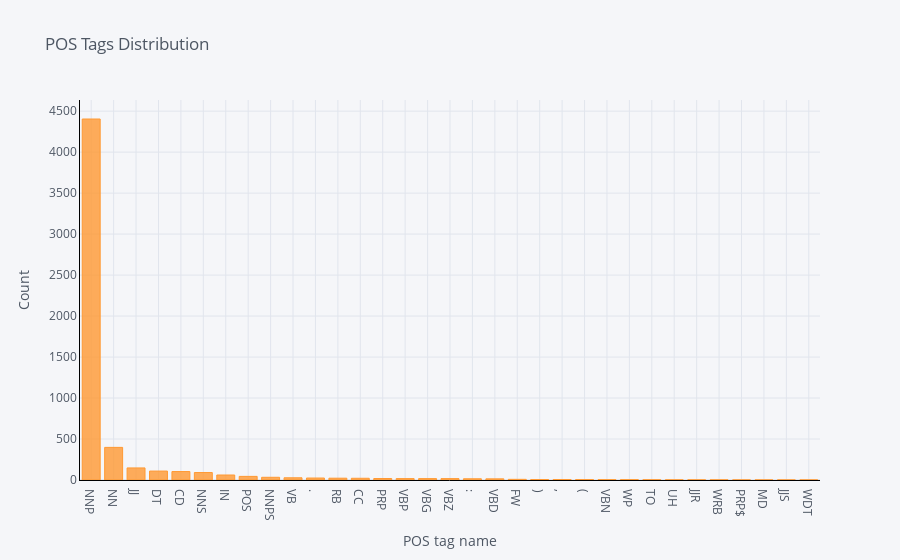

Notebook code for this chart:
### Markdown cell above
Inspecting the counts of each entity tag and the uniques, top frequency words, we conclude that roughly I-PER, I-ORG, B-PER, B-ORG have more unique words in each entity tags. It means that the terms have more variety.

### Code cell
cf.go_offline()
cf.set_config_file(offline=False, world_readable=True)
tag_df.groupby('pos').count()['term'].sort_values(ascending=False).iplot(kind='bar', yTitle='Count', linecolor='black', opacity=0.8,
                                                           title='POS Tags Distribution', xTitle='POS tag name')

### Figure 1 — Plotly figure (JSON) as saved in the notebook; plotly's stock layout.template omitted (floating-point values rounded to 4 significant figures)
{"data": [{"marker": {"color": "rgba(255, 153, 51, 0.8)", "line": {"color": "rgba(255, 153, 51, 1.0)", "width": 1}}, "name": "term", "orientation": "v", "text": "", "type": "bar", "x": ["NNP", "NN", "JJ", "DT", "CD", "NNS", "IN", "POS", "NNPS", "VB", ".", "RB", "CC", "PRP", "VBP", "VBG", "VBZ", ":", "VBD", "FW", ")", ",", "(", "VBN", "WP", "TO", "UH", "JJR", "WRB", "PRP$", "MD", "JJS", "WDT"], "y": [4404, 398, 147, 109, 103, 91, 61, 44, 33, 27, 24, 22, 21, 18, 17, 17, 17, 15, 14, 8, 6, 6, 5, 4, 4, 3, 2, 2, 2, 1, 1, 1, 1]}], "layout": {"legend": {"bgcolor": "#F5F6F9", "font": {"color": "#4D5663"}}, "paper_bgcolor": "#F5F6F9", "plot_bgcolor": "#F5F6F9", "title": {"font": {"color": "#4D5663"}, "text": "POS Tags Distribution"}, "xaxis": {"gridcolor": "#E1E5ED", "linecolor": "black", "showgrid": true, "tickfont": {"color": "#4D5663"}, "title": {"font": {"color": "#4D5663"}, "text": "POS tag name"}, "zerolinecolor": "#E1E5ED"}, "yaxis": {"gridcolor": "#E1E5ED", "linecolor": "black", "showgrid": true, "tickfont": {"color": "#4D5663"}, "title": {"font": {"color": "#4D5663"}, "text": "Count"}, "zerolinecolor": "#E1E5ED"}}}
